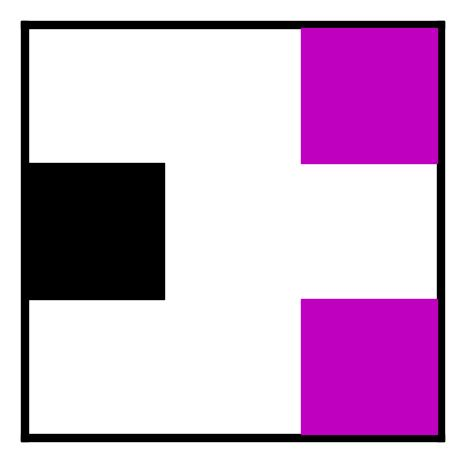
#> input picture computer_vision/qrcodes/1.jpg, 465 x 462 px
$ python main.py
#> lines starting #> are read from the running program, lines starting #| are printed output that depends on the picture
import numpy as np
import sys
import cv2 as cv

def main(img):
    if img is None:
        sys.exit("Could not read image.")

    # Show image
    cv.imshow("Display window", img)
    # Display image indefinitely here
    # To exit, press "k" on the keyboard
    k = cv.waitKey(0)

    if k == ord("s"):
        cv.imwrite("temp.png", img)
    return


if __name__ == "__main__":
    image = cv.imread("qrcodes/1.jpg", 0)
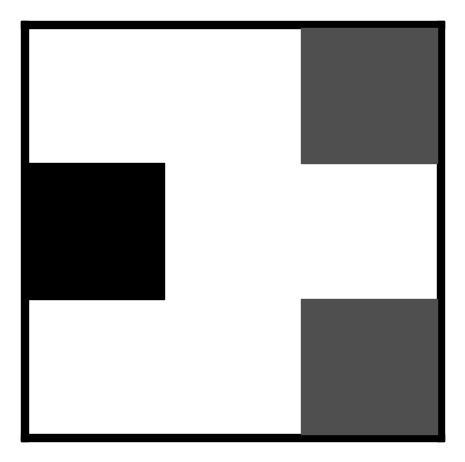
#> image: shape (462, 465); min 0, max 255, mean 186.5
    main(image)
#> (key Esc is pressed here)

$ run again, with computer_vision/qrcodes/12.jpg copied over computer_vision/qrcodes/1.jpg
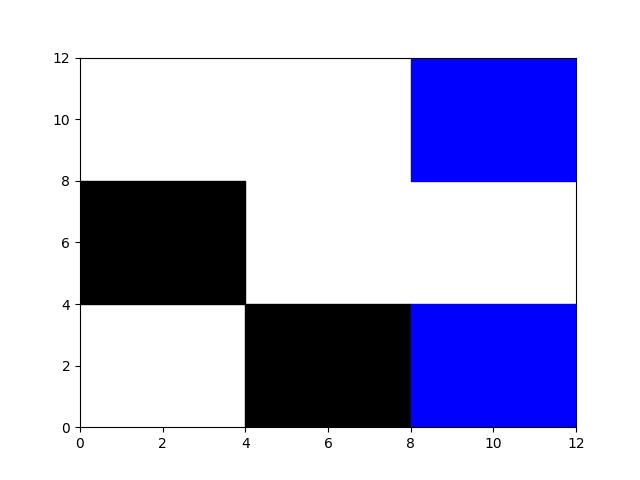
#> input picture computer_vision/qrcodes/12.jpg, 640 x 480 px
#> `image = cv.imread("qrcodes/1.jpg", 0)`:
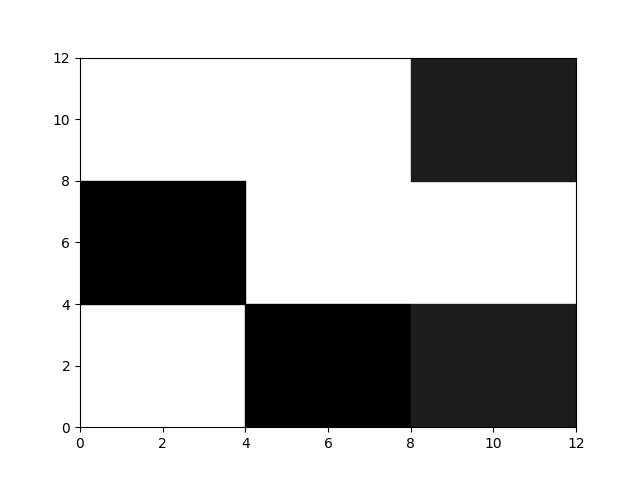
#> image: shape (480, 640); min 0, max 255, mean 189

$ run again, with computer_vision/qrcodes/123.jpg copied over computer_vision/qrcodes/1.jpg
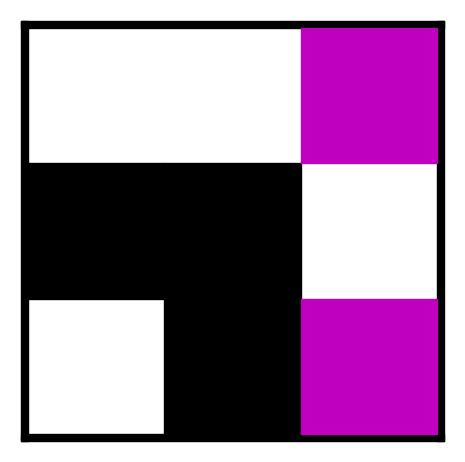
#> input picture computer_vision/qrcodes/123.jpg, 465 x 462 px
#> `image = cv.imread("qrcodes/1.jpg", 0)`:
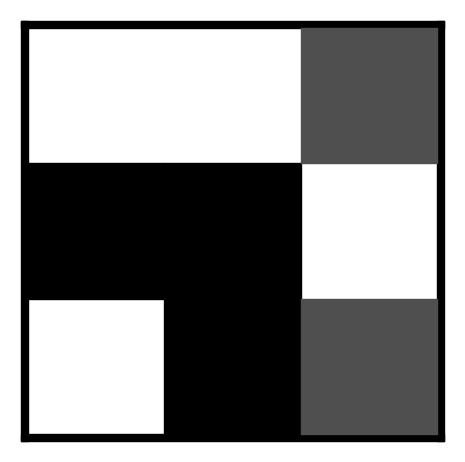
#> image: shape (462, 465); min 0, max 255, mean 142.4
